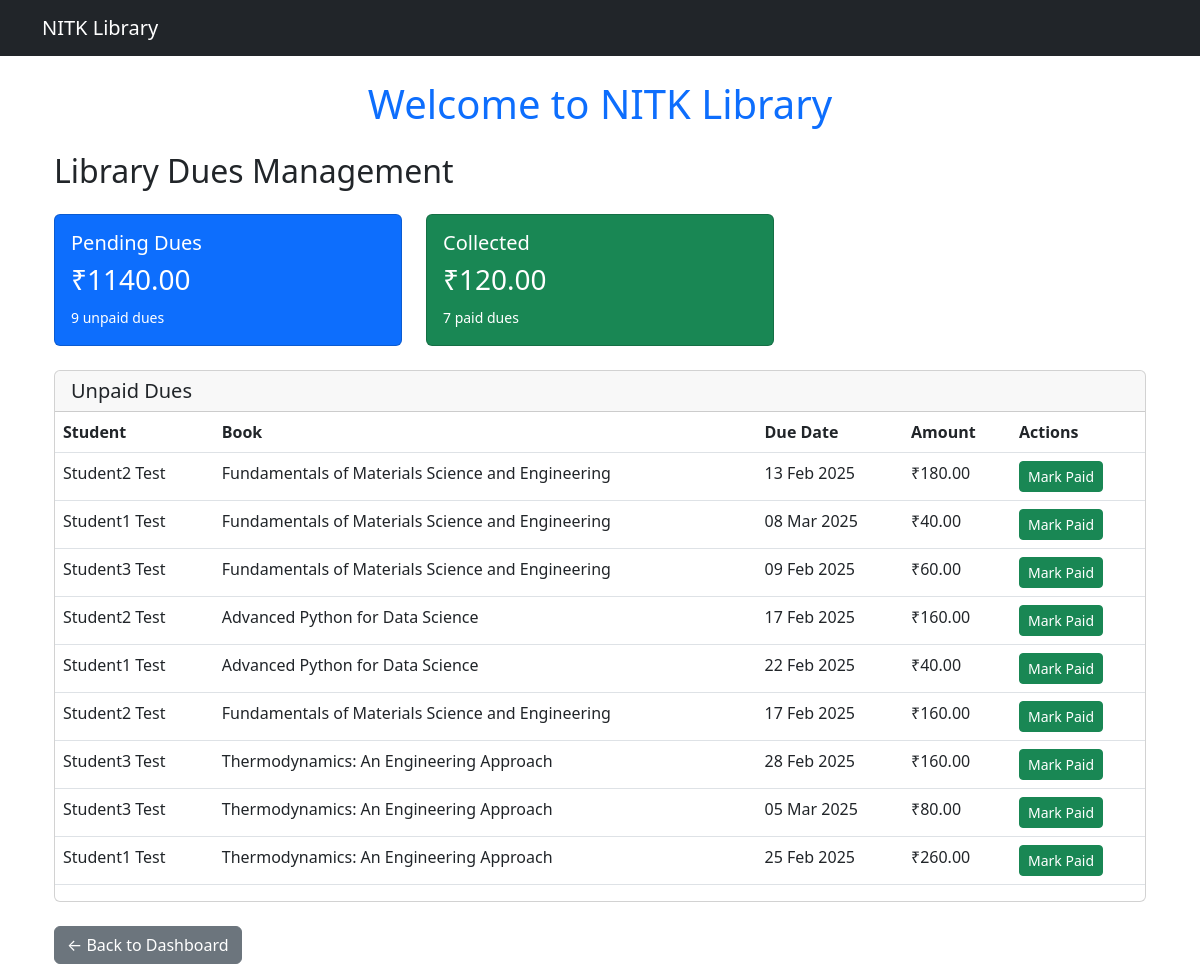
Page /dues/librarian/ (signed in) on the committed database.
### dues/models.py (models this page shows, shortened)
class Due(models.Model):
    borrow = models.OneToOneField(Borrow, on_delete=models.CASCADE, related_name="due")
    amount = models.DecimalField(max_digits=10, decimal_places=2, default=0.00)
    created_at = models.DateTimeField(auto_now_add=True)
    updated_at = models.DateTimeField(auto_now=True)
    is_paid = models.BooleanField(default=False)
    def calculate_fine_amount(self):
        daily_fine = 20.00
        if self.borrow.is_overdue:
            if self.borrow.return_date:
                overdue_days = (self.borrow.return_date - self.borrow.due_date).days
            else:
                overdue_days = (timezone.now() - self.borrow.due_date).days
            return max(0, overdue_days * daily_fine)
        return 0.00
    def update_fine(self):
        fine_amount = self.calculate_fine_amount()
        if fine_amount != self.amount:
            self.amount = fine_amount
            self.save(update_fields=['amount', 'updated_at'])
        return self.amount

### borrowing/models.py (models this page shows, shortened)
class Borrow(models.Model):
    STATUS_CHOICES = [
        ('Pending', 'Pending'),
        ('Approved', 'Approved'),
        ('Rejected', 'Rejected'),
        ('Returned', 'Returned'),
        ('Pending Return','Pending Return')
    ]
    student = models.ForeignKey(Student, on_delete=models.CASCADE)
    book = models.ForeignKey(Book, on_delete=models.CASCADE, null=True, blank=True)
    journal = models.ForeignKey(Journal, on_delete=models.CASCADE, null=True, blank=True)
    borrow_date = models.DateTimeField(default=timezone.now)
    due_date = models.DateTimeField(null=True, blank=True)
    return_date = models.DateTimeField(null=True, blank=True)
    is_overdue = models.BooleanField(default=False)
    status = models.CharField(max_length=20, choices=STATUS_CHOICES, default='Pending')

### users/models.py (models this page shows, shortened)
class Student(models.Model):
    user = models.OneToOneField(User, on_delete=models.CASCADE, primary_key=True)
    borrow_limit = models.IntegerField(default=5)
    library_card_number = models.CharField(max_length=10, unique=True, null=True, blank=True)
    is_banned = models.BooleanField(default=False)
    dues = models.DecimalField(max_digits=10, decimal_places=2, default=0.00)

class User(AbstractUser):
    email = models.EmailField(unique=True)
    role = models.CharField(max_length=10, choices=UserRoles.choices, default=UserRoles.STUDENT)
    objects = UserManager()

### books/models.py (models this page shows, shortened)
class Book(models.Model):
    GenreChoices = [
    ('Metallurgy', 'METALLURGY'),
    ('Computer Science', 'CS'),
    ('ECE', 'ECE'),
    ('EEE', 'EEE'),
    ('Mechanical', 'MECHANICAL'),
    ('Civil', 'CIVIL'),
    ('AI', 'AI'),
    ('Data Science', 'DATA_SCIENCE'),
    ('Mining', 'MINING'),
    ('IT', 'IT')
]
    title = models.CharField(max_length=255, db_index=True)
    author = models.ForeignKey(Author, on_delete=models.CASCADE)
    publisher = models.CharField(max_length=255)
    pages = models.IntegerField(validators=[MinValueValidator(1)])
    price = models.DecimalField(max_digits=8, decimal_places=2)
    genre = models.CharField(max_length=50, choices=GenreChoices)
    topics = models.TextField(blank=True, null=True)
    available_copies = models.IntegerField(default=1, validators=[MinValueValidator(0)])

### dues/views.py (the view)
# urls.py: path('librarian/', views.librarian_dues_dashboard, name='librarian_dues_dashboard'),
@login_required
def librarian_dues_dashboard(request):
    if not request.user.is_librarian:
        return HttpResponseForbidden("You don't have permission to access this page.")
    dues = Due.objects.all().select_related('borrow__student__user')
    for due in dues:
        due.update_fine()
    paid_dues = [due for due in dues if due.is_paid]
    unpaid_dues = [due for due in dues if not due.is_paid]
    context = {
        'dues': dues,
        'paid_dues': paid_dues,
        'unpaid_dues': unpaid_dues,
        'total_collected': sum(due.amount for due in paid_dues),
        'total_pending': sum(due.amount for due in unpaid_dues),
    }
    return render(request, 'librarian_dues.html', context)

### dues/templates/librarian_dues.html (shortened to what this page needs)
{% extends "base.html" %}
{% block content %}
<div class="container mt-4">
    <h2 class="mb-4">Library Dues Management</h2>
    <div class="row mb-4">
        <div class="col-md-4">
            <div class="card bg-primary text-white">
                <div class="card-body">
                    <h5>Pending Dues</h5>
                    <h3>₹{{ total_pending }}</h3>
                    <small>{{ unpaid_dues|length }} unpaid dues</small>
                </div>
            </div>
        </div>
        <div class="col-md-4">
            <div class="card bg-success text-white">
                <div class="card-body">
                    <h5>Collected</h5>
                    <h3>₹{{ total_collected }}</h3>
                    <small>{{ paid_dues|length }} paid dues</small>
                </div>
            </div>
        </div>
    </div>
    <div class="card mb-4">
        <div class="card-header">
            <h5 class="mb-0">Unpaid Dues</h5>
        </div>
        <div class="table-responsive">
            <table class="table">
                <thead>
                    <tr>
                        <th>Student</th>
                        <th>Book</th>
                        <th>Due Date</th>
                        <th>Amount</th>
                        <th>Actions</th>
                    </tr>
                </thead>
                <tbody>
                    {% for due in unpaid_dues %}
                    <tr>
                        <td>{{ due.borrow.student.user.get_full_name }}</td>
                        <td>{{ due.borrow.book.title }}</td>
                        <td>{{ due.borrow.due_date|date:"d M Y" }}</td>
                        <td>₹{{ due.amount }}</td>
                        <td>
                            <form action="{% url 'mark_due_as_paid' due.id %}" method="post" class="d-inline">
                                <button type="submit" class="btn btn-success btn-sm">Mark Paid</button>
                            </form>
                        </td>
                    </tr>
                    {% empty %}
                    <tr>
                        <td colspan="5" class="text-center py-3">No unpaid dues found</td>
                    </tr>
                    {% endfor %}
                </tbody>
            </table>
        </div>
    </div>
    <div class="mt-4">
        <a href="{% url 'librarian_dashboard' %}" class="btn btn-secondary">← Back to Dashboard</a>
    </div>
</div>
{% endblock %}

### rows in the picture
Due: borrow.student.user.get_full_name "Student2 Test", borrow.book "Fundamentals of Materials Science and Engineering", borrow.due_date "13 Feb 2025", amount "180.00"
Due: borrow.student.user.get_full_name "Student1 Test", borrow.book "Fundamentals of Materials Science and Engineering", borrow.due_date "08 Mar 2025", amount "40.00"
Due: borrow.student.user.get_full_name "Student3 Test", borrow.book "Fundamentals of Materials Science and Engineering", borrow.due_date "09 Feb 2025", amount "60.00"
Due: borrow.student.user.get_full_name "Student2 Test", borrow.book "Advanced Python for Data Science", borrow.due_date "17 Feb 2025", amount "160.00"
Due: borrow.student.user.get_full_name "Student1 Test", borrow.book "Advanced Python for Data Science", borrow.due_date "22 Feb 2025", amount "40.00"
Due: borrow.student.user.get_full_name "Student2 Test", borrow.book "Fundamentals of Materials Science and Engineering", borrow.due_date "17 Feb 2025", amount "160.00"
Due: borrow.student.user.get_full_name "Student3 Test", borrow.book "Thermodynamics: An Engineering Approach", borrow.due_date "28 Feb 2025", amount "160.00"
Due: borrow.student.user.get_full_name "Student3 Test", borrow.book "Thermodynamics: An Engineering Approach", borrow.due_date "05 Mar 2025", amount "80.00"
Due: borrow.student.user.get_full_name "Student1 Test", borrow.book "Thermodynamics: An Engineering Approach", borrow.due_date "25 Feb 2025", amount "260.00"

### other values in the picture
{{ total_pending }} "1140.00"
{{ unpaid_dues|length }} "9"
{{ total_collected }} "120.00"
{{ paid_dues|length }} "7"
